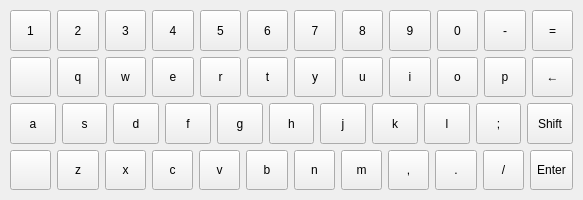
<?xml version="1.0" encoding="UTF-8"?>
<ui version="4.0">
    <class>keyPud</class>
    <widget class="QWidget" name="keyPud">
        <property name="geometry">
            <rect>
                <x>0</x>
                <y>0</y>
                <width>583</width>
                <height>200</height>
            </rect>
        </property>
        <property name="windowTitle">
            <string>Form</string>
        </property>
        <layout class="QVBoxLayout" name="verticalLayout">
            <property name="spacing">
                <number>6</number>
            </property>
            <property name="margin" stdset="0">
                <number>10</number>
            </property>
            <item>
                <layout class="QHBoxLayout" name="horizontalLayout_6">
                    <property name="topMargin">
                        <number>0</number>
                    </property>
                    <item>
                        <widget class="QToolButton" name="KEY_1">
                            <property name="sizePolicy">
                                <sizepolicy hsizetype="Expanding" vsizetype="Expanding">
                                    <horstretch>0</horstretch>
                                    <verstretch>0</verstretch>
                                </sizepolicy>
                            </property>
                            <property name="focusPolicy">
                                <enum>Qt::NoFocus</enum>
                            </property>
                            <property name="styleSheet">
                                <string notr="true" />
                            </property>
                            <property name="text">
                                <string>1</string>
                            </property>
                            <property name="buttonValue" stdset="0">
                                <char>
                                    <unicode>49</unicode>
                                </char>
                            </property>
                        </widget>
                    </item>
                    <item>
                        <widget class="QToolButton" name="KEY_2">
                            <property name="sizePolicy">
                                <sizepolicy hsizetype="Expanding" vsizetype="Expanding">
                                    <horstretch>0</horstretch>
                                    <verstretch>0</verstretch>
                                </sizepolicy>
                            </property>
                            <property name="focusPolicy">
                                <enum>Qt::NoFocus</enum>
                            </property>
                            <property name="styleSheet">
                                <string notr="true" />
                            </property>
                            <property name="text">
                                <string>2</string>
                            </property>
                            <property name="buttonValue" stdset="0">
                                <char>
                                    <unicode>50</unicode>
                                </char>
                            </property>
                        </widget>
                    </item>
                    <item>
                        <widget class="QToolButton" name="KEY_3">
                            <property name="sizePolicy">
                                <sizepolicy hsizetype="Expanding" vsizetype="Expanding">
                                    <horstretch>0</horstretch>
                                    <verstretch>0</verstretch>
                                </sizepolicy>
                            </property>
                            <property name="focusPolicy">
                                <enum>Qt::NoFocus</enum>
                            </property>
                            <property name="styleSheet">
                                <string notr="true" />
                            </property>
                            <property name="text">
                                <string>3</string>
                            </property>
                            <property name="buttonValue" stdset="0">
                                <char>
                                    <unicode>51</unicode>
                                </char>
                            </property>
                        </widget>
                    </item>
                    <item>
                        <widget class="QToolButton" name="KEY_4">
                            <property name="sizePolicy">
                                <sizepolicy hsizetype="Expanding" vsizetype="Expanding">
                                    <horstretch>0</horstretch>
                                    <verstretch>0</verstretch>
                                </sizepolicy>
                            </property>
                            <property name="focusPolicy">
                                <enum>Qt::NoFocus</enum>
                            </property>
                            <property name="styleSheet">
                                <string notr="true" />
                            </property>
                            <property name="text">
                                <string>4</string>
                            </property>
                        </widget>
                    </item>
                    <item>
                        <widget class="QToolButton" name="KEY_5">
                            <property name="sizePolicy">
                                <sizepolicy hsizetype="Expanding" vsizetype="Expanding">
                                    <horstretch>0</horstretch>
                                    <verstretch>0</verstretch>
                                </sizepolicy>
                            </property>
                            <property name="focusPolicy">
                                <enum>Qt::NoFocus</enum>
                            </property>
                            <property name="styleSheet">
                                <string notr="true" />
                            </property>
                            <property name="text">
                                <string>5</string>
                            </property>
                        </widget>
                    </item>
                    <item>
                        <widget class="QToolButton" name="KEY_6">
                            <property name="sizePolicy">
                                <sizepolicy hsizetype="Expanding" vsizetype="Expanding">
                                    <horstretch>0</horstretch>
                                    <verstretch>0</verstretch>
                                </sizepolicy>
                            </property>
                            <property name="focusPolicy">
                                <enum>Qt::NoFocus</enum>
                            </property>
                            <property name="styleSheet">
                                <string notr="true" />
                            </property>
                            <property name="text">
                                <string>6</string>
                            </property>
                        </widget>
                    </item>
                    <item>
                        <widget class="QToolButton" name="KEY_7">
                            <property name="sizePolicy">
                                <sizepolicy hsizetype="Expanding" vsizetype="Expanding">
                                    <horstretch>0</horstretch>
                                    <verstretch>0</verstretch>
                                </sizepolicy>
                            </property>
                            <property name="focusPolicy">
                                <enum>Qt::NoFocus</enum>
                            </property>
                            <property name="styleSheet">
                                <string notr="true" />
                            </property>
                            <property name="text">
                                <string>7</string>
                            </property>
                        </widget>
                    </item>
                    <item>
                        <widget class="QToolButton" name="KEY_8">
                            <property name="sizePolicy">
                                <sizepolicy hsizetype="Expanding" vsizetype="Expanding">
                                    <horstretch>0</horstretch>
                                    <verstretch>0</verstretch>
                                </sizepolicy>
                            </property>
                            <property name="focusPolicy">
                                <enum>Qt::NoFocus</enum>
                            </property>
                            <property name="styleSheet">
                                <string notr="true" />
                            </property>
                            <property name="text">
                                <string>8</string>
                            </property>
                        </widget>
                    </item>
                    <item>
                        <widget class="QToolButton" name="KEY_9">
                            <property name="sizePolicy">
                                <sizepolicy hsizetype="Expanding" vsizetype="Expanding">
                                    <horstretch>0</horstretch>
                                    <verstretch>0</verstretch>
                                </sizepolicy>
                            </property>
                            <property name="focusPolicy">
                                <enum>Qt::NoFocus</enum>
                            </property>
                            <property name="styleSheet">
                                <string notr="true" />
                            </property>
                            <property name="text">
                                <string>9</string>
                            </property>
                        </widget>
                    </item>
                    <item>
                        <widget class="QToolButton" name="KEY_0">
                            <property name="sizePolicy">
                                <sizepolicy hsizetype="Expanding" vsizetype="Expanding">
                                    <horstretch>0</horstretch>
                                    <verstretch>0</verstretch>
                                </sizepolicy>
                            </property>
                            <property name="focusPolicy">
                                <enum>Qt::NoFocus</enum>
                            </property>
                            <property name="styleSheet">
                                <string notr="true" />
                            </property>
                            <property name="text">
                                <string>0</string>
                            </property>
                        </widget>
                    </item>
                    <item>
                        <widget class="QToolButton" name="KEY_MINUS">
                            <property name="sizePolicy">
                                <sizepolicy hsizetype="Expanding" vsizetype="Expanding">
                                    <horstretch>0</horstretch>
                                    <verstretch>0</verstretch>
                                </sizepolicy>
                            </property>
                            <property name="focusPolicy">
                                <enum>Qt::NoFocus</enum>
                            </property>
                            <property name="styleSheet">
                                <string notr="true" />
                            </property>
                            <property name="text">
                                <string>-</string>
                            </property>
                        </widget>
                    </item>
                    <item>
                        <widget class="QToolButton" name="KEY_RAVNO">
                            <property name="sizePolicy">
                                <sizepolicy hsizetype="Expanding" vsizetype="Expanding">
                                    <horstretch>0</horstretch>
                                    <verstretch>0</verstretch>
                                </sizepolicy>
                            </property>
                            <property name="focusPolicy">
                                <enum>Qt::NoFocus</enum>
                            </property>
                            <property name="styleSheet">
                                <string notr="true" />
                            </property>
                            <property name="text">
                                <string>=</string>
                            </property>
                        </widget>
                    </item>
                </layout>
            </item>
            <item>
                <layout class="QHBoxLayout" name="horizontalLayout_5">
                    <property name="topMargin">
                        <number>0</number>
                    </property>
                    <item>
                        <widget class="QPushButton" name="KEY_SPACE">
                            <property name="sizePolicy">
                                <sizepolicy hsizetype="Expanding" vsizetype="Expanding">
                                    <horstretch>0</horstretch>
                                    <verstretch>0</verstretch>
                                </sizepolicy>
                            </property>
                            <property name="text">
                                <string />
                            </property>
                        </widget>
                    </item>
                    <item>
                        <widget class="QToolButton" name="KEY_Q">
                            <property name="sizePolicy">
                                <sizepolicy hsizetype="Expanding" vsizetype="Expanding">
                                    <horstretch>0</horstretch>
                                    <verstretch>0</verstretch>
                                </sizepolicy>
                            </property>
                            <property name="focusPolicy">
                                <enum>Qt::NoFocus</enum>
                            </property>
                            <property name="styleSheet">
                                <string notr="true" />
                            </property>
                            <property name="text">
                                <string>q</string>
                            </property>
                        </widget>
                    </item>
                    <item>
                        <widget class="QToolButton" name="KEY_W">
                            <property name="sizePolicy">
                                <sizepolicy hsizetype="Expanding" vsizetype="Expanding">
                                    <horstretch>0</horstretch>
                                    <verstretch>0</verstretch>
                                </sizepolicy>
                            </property>
                            <property name="focusPolicy">
                                <enum>Qt::NoFocus</enum>
                            </property>
                            <property name="styleSheet">
                                <string notr="true" />
                            </property>
                            <property name="text">
                                <string>w</string>
                            </property>
                        </widget>
                    </item>
                    <item>
                        <widget class="QToolButton" name="KEY_E">
                            <property name="sizePolicy">
                                <sizepolicy hsizetype="Expanding" vsizetype="Expanding">
                                    <horstretch>0</horstretch>
                                    <verstretch>0</verstretch>
                                </sizepolicy>
                            </property>
                            <property name="focusPolicy">
                                <enum>Qt::NoFocus</enum>
                            </property>
                            <property name="styleSheet">
                                <string notr="true" />
                            </property>
                            <property name="text">
                                <string>e</string>
                            </property>
                        </widget>
                    </item>
                    <item>
                        <widget class="QToolButton" name="KEY_R">
                            <property name="sizePolicy">
                                <sizepolicy hsizetype="Expanding" vsizetype="Expanding">
                                    <horstretch>0</horstretch>
                                    <verstretch>0</verstretch>
                                </sizepolicy>
                            </property>
                            <property name="focusPolicy">
                                <enum>Qt::NoFocus</enum>
                            </property>
                            <property name="styleSheet">
                                <string notr="true" />
                            </property>
                            <property name="text">
                                <string>r</string>
                            </property>
                        </widget>
                    </item>
                    <item>
                        <widget class="QToolButton" name="KEY_T">
                            <property name="sizePolicy">
                                <sizepolicy hsizetype="Expanding" vsizetype="Expanding">
                                    <horstretch>0</horstretch>
                                    <verstretch>0</verstretch>
                                </sizepolicy>
                            </property>
                            <property name="focusPolicy">
                                <enum>Qt::NoFocus</enum>
                            </property>
                            <property name="styleSheet">
                                <string notr="true" />
                            </property>
                            <property name="text">
                                <string>t</string>
                            </property>
                        </widget>
                    </item>
                    <item>
                        <widget class="QToolButton" name="KEY_Y">
                            <property name="sizePolicy">
                                <sizepolicy hsizetype="Expanding" vsizetype="Expanding">
                                    <horstretch>0</horstretch>
                                    <verstretch>0</verstretch>
                                </sizepolicy>
                            </property>
                            <property name="focusPolicy">
                                <enum>Qt::NoFocus</enum>
                            </property>
                            <property name="styleSheet">
                                <string notr="true" />
                            </property>
                            <property name="text">
                                <string>y</string>
                            </property>
                        </widget>
                    </item>
                    <item>
                        <widget class="QToolButton" name="KEY_U">
                            <property name="sizePolicy">
                                <sizepolicy hsizetype="Expanding" vsizetype="Expanding">
                                    <horstretch>0</horstretch>
                                    <verstretch>0</verstretch>
                                </sizepolicy>
                            </property>
                            <property name="focusPolicy">
                                <enum>Qt::NoFocus</enum>
                            </property>
                            <property name="styleSheet">
                                <string notr="true" />
                            </property>
                            <property name="text">
                                <string>u</string>
                            </property>
                        </widget>
                    </item>
                    <item>
                        <widget class="QToolButton" name="KEY_I">
                            <property name="sizePolicy">
                                <sizepolicy hsizetype="Expanding" vsizetype="Expanding">
                                    <horstretch>0</horstretch>
                                    <verstretch>0</verstretch>
                                </sizepolicy>
                            </property>
                            <property name="focusPolicy">
                                <enum>Qt::NoFocus</enum>
                            </property>
                            <property name="styleSheet">
                                <string notr="true" />
                            </property>
                            <property name="text">
                                <string>i</string>
                            </property>
                        </widget>
                    </item>
                    <item>
                        <widget class="QToolButton" name="KEY_O">
                            <property name="sizePolicy">
                                <sizepolicy hsizetype="Expanding" vsizetype="Expanding">
                                    <horstretch>0</horstretch>
                                    <verstretch>0</verstretch>
                                </sizepolicy>
                            </property>
                            <property name="focusPolicy">
                                <enum>Qt::NoFocus</enum>
                            </property>
                            <property name="styleSheet">
                                <string notr="true" />
                            </property>
                            <property name="text">
                                <string>o</string>
                            </property>
                        </widget>
                    </item>
                    <item>
                        <widget class="QToolButton" name="KEY_P">
                            <property name="sizePolicy">
                                <sizepolicy hsizetype="Expanding" vsizetype="Expanding">
                                    <horstretch>0</horstretch>
                                    <verstretch>0</verstretch>
                                </sizepolicy>
                            </property>
                            <property name="focusPolicy">
                                <enum>Qt::NoFocus</enum>
                            </property>
                            <property name="styleSheet">
                                <string notr="true" />
                            </property>
                            <property name="text">
                                <string>p</string>
                            </property>
                        </widget>
                    </item>
                    <item>
                        <widget class="QToolButton" name="KEY_BACKSPACE">
                            <property name="sizePolicy">
                                <sizepolicy hsizetype="Expanding" vsizetype="Expanding">
                                    <horstretch>0</horstretch>
                                    <verstretch>0</verstretch>
                                </sizepolicy>
                            </property>
                            <property name="focusPolicy">
                                <enum>Qt::NoFocus</enum>
                            </property>
                            <property name="styleSheet">
                                <string notr="true" />
                            </property>
                            <property name="text">
                                <string>←</string>
                            </property>
                        </widget>
                    </item>
                </layout>
            </item>
            <item>
                <layout class="QHBoxLayout" name="horizontalLayout_4">
                    <property name="topMargin">
                        <number>0</number>
                    </property>
                    <item>
                        <widget class="QToolButton" name="KEY_A">
                            <property name="sizePolicy">
                                <sizepolicy hsizetype="Expanding" vsizetype="Expanding">
                                    <horstretch>0</horstretch>
                                    <verstretch>0</verstretch>
                                </sizepolicy>
                            </property>
                            <property name="focusPolicy">
                                <enum>Qt::NoFocus</enum>
                            </property>
                            <property name="styleSheet">
                                <string notr="true" />
                            </property>
                            <property name="text">
                                <string>a</string>
                            </property>
                        </widget>
                    </item>
                    <item>
                        <widget class="QToolButton" name="KEY_S">
                            <property name="sizePolicy">
                                <sizepolicy hsizetype="Expanding" vsizetype="Expanding">
                                    <horstretch>0</horstretch>
                                    <verstretch>0</verstretch>
                                </sizepolicy>
                            </property>
                            <property name="focusPolicy">
                                <enum>Qt::NoFocus</enum>
                            </property>
                            <property name="styleSheet">
                                <string notr="true" />
                            </property>
                            <property name="text">
                                <string>s</string>
                            </property>
                        </widget>
                    </item>
                    <item>
                        <widget class="QToolButton" name="KEY_D">
                            <property name="sizePolicy">
                                <sizepolicy hsizetype="Expanding" vsizetype="Expanding">
                                    <horstretch>0</horstretch>
                                    <verstretch>0</verstretch>
                                </sizepolicy>
                            </property>
                            <property name="focusPolicy">
                                <enum>Qt::NoFocus</enum>
                            </property>
                            <property name="styleSheet">
                                <string notr="true" />
                            </property>
                            <property name="text">
                                <string>d</string>
                            </property>
                        </widget>
                    </item>
                    <item>
                        <widget class="QToolButton" name="KEY_F">
                            <property name="sizePolicy">
                                <sizepolicy hsizetype="Expanding" vsizetype="Expanding">
                                    <horstretch>0</horstretch>
                                    <verstretch>0</verstretch>
                                </sizepolicy>
                            </property>
                            <property name="focusPolicy">
                                <enum>Qt::NoFocus</enum>
                            </property>
                            <property name="styleSheet">
                                <string notr="true" />
                            </property>
                            <property name="text">
                                <string>f</string>
                            </property>
                        </widget>
                    </item>
                    <item>
                        <widget class="QToolButton" name="KEY_G">
                            <property name="sizePolicy">
                                <sizepolicy hsizetype="Expanding" vsizetype="Expanding">
                                    <horstretch>0</horstretch>
                                    <verstretch>0</verstretch>
                                </sizepolicy>
                            </property>
                            <property name="focusPolicy">
                                <enum>Qt::NoFocus</enum>
                            </property>
                            <property name="styleSheet">
                                <string notr="true" />
                            </property>
                            <property name="text">
                                <string>g</string>
                            </property>
                        </widget>
                    </item>
                    <item>
                        <widget class="QToolButton" name="KEY_H">
                            <property name="sizePolicy">
                                <sizepolicy hsizetype="Expanding" vsizetype="Expanding">
                                    <horstretch>0</horstretch>
                                    <verstretch>0</verstretch>
                                </sizepolicy>
                            </property>
                            <property name="focusPolicy">
                                <enum>Qt::NoFocus</enum>
                            </property>
                            <property name="styleSheet">
                                <string notr="true" />
                            </property>
                            <property name="text">
                                <string>h</string>
                            </property>
                        </widget>
                    </item>
                    <item>
                        <widget class="QToolButton" name="KEY_J">
                            <property name="sizePolicy">
                                <sizepolicy hsizetype="Expanding" vsizetype="Expanding">
                                    <horstretch>0</horstretch>
                                    <verstretch>0</verstretch>
                                </sizepolicy>
                            </property>
                            <property name="focusPolicy">
                                <enum>Qt::NoFocus</enum>
                            </property>
                            <property name="styleSheet">
                                <string notr="true" />
                            </property>
                            <property name="text">
                                <string>j</string>
                            </property>
                        </widget>
                    </item>
                    <item>
                        <widget class="QToolButton" name="KEY_K">
                            <property name="sizePolicy">
                                <sizepolicy hsizetype="Expanding" vsizetype="Expanding">
                                    <horstretch>0</horstretch>
                                    <verstretch>0</verstretch>
                                </sizepolicy>
                            </property>
                            <property name="focusPolicy">
                                <enum>Qt::NoFocus</enum>
                            </property>
                            <property name="styleSheet">
                                <string notr="true" />
                            </property>
                            <property name="text">
                                <string>k</string>
                            </property>
                        </widget>
                    </item>
                    <item>
                        <widget class="QToolButton" name="KEY_L">
                            <property name="sizePolicy">
                                <sizepolicy hsizetype="Expanding" vsizetype="Expanding">
                                    <horstretch>0</horstretch>
                                    <verstretch>0</verstretch>
                                </sizepolicy>
                            </property>
                            <property name="focusPolicy">
                                <enum>Qt::NoFocus</enum>
                            </property>
                            <property name="styleSheet">
                                <string notr="true" />
                            </property>
                            <property name="text">
                                <string>l</string>
                            </property>
                        </widget>
                    </item>
                    <item>
                        <widget class="QToolButton" name="KEY_SEMICOLON">
                            <property name="sizePolicy">
                                <sizepolicy hsizetype="Expanding" vsizetype="Expanding">
                                    <horstretch>0</horstretch>
                                    <verstretch>0</verstretch>
                                </sizepolicy>
                            </property>
                            <property name="focusPolicy">
                                <enum>Qt::NoFocus</enum>
                            </property>
                            <property name="styleSheet">
                                <string notr="true" />
                            </property>
                            <property name="text">
                                <string>;</string>
                            </property>
                        </widget>
                    </item>
                    <item>
                        <widget class="QToolButton" name="KEY_SHIFT">
                            <property name="sizePolicy">
                                <sizepolicy hsizetype="Expanding" vsizetype="Expanding">
                                    <horstretch>0</horstretch>
                                    <verstretch>0</verstretch>
                                </sizepolicy>
                            </property>
                            <property name="focusPolicy">
                                <enum>Qt::NoFocus</enum>
                            </property>
                            <property name="styleSheet">
                                <string notr="true" />
                            </property>
                            <property name="text">
                                <string>Shift</string>
                            </property>
                        </widget>
                    </item>
                </layout>
            </item>
            <item>
                <layout class="QHBoxLayout" name="horizontalLayout_2">
                    <property name="topMargin">
                        <number>0</number>
                    </property>
                    <item>
                        <widget class="QPushButton" name="KEY_SPACE_2">
                            <property name="sizePolicy">
                                <sizepolicy hsizetype="Expanding" vsizetype="Expanding">
                                    <horstretch>0</horstretch>
                                    <verstretch>0</verstretch>
                                </sizepolicy>
                            </property>
                            <property name="text">
                                <string />
                            </property>
                        </widget>
                    </item>
                    <item>
                        <widget class="QToolButton" name="KEY_Z">
                            <property name="sizePolicy">
                                <sizepolicy hsizetype="Expanding" vsizetype="Expanding">
                                    <horstretch>0</horstretch>
                                    <verstretch>0</verstretch>
                                </sizepolicy>
                            </property>
                            <property name="focusPolicy">
                                <enum>Qt::NoFocus</enum>
                            </property>
                            <property name="styleSheet">
                                <string notr="true" />
                            </property>
                            <property name="text">
                                <string>z</string>
                            </property>
                        </widget>
                    </item>
                    <item>
                        <widget class="QToolButton" name="KEY_X">
                            <property name="sizePolicy">
                                <sizepolicy hsizetype="Expanding" vsizetype="Expanding">
                                    <horstretch>0</horstretch>
                                    <verstretch>0</verstretch>
                                </sizepolicy>
                            </property>
                            <property name="focusPolicy">
                                <enum>Qt::NoFocus</enum>
                            </property>
                            <property name="styleSheet">
                                <string notr="true" />
                            </property>
                            <property name="text">
                                <string>x</string>
                            </property>
                        </widget>
                    </item>
                    <item>
                        <widget class="QToolButton" name="KEY_C">
                            <property name="sizePolicy">
                                <sizepolicy hsizetype="Expanding" vsizetype="Expanding">
                                    <horstretch>0</horstretch>
                                    <verstretch>0</verstretch>
                                </sizepolicy>
                            </property>
                            <property name="focusPolicy">
                                <enum>Qt::NoFocus</enum>
                            </property>
                            <property name="styleSheet">
                                <string notr="true" />
                            </property>
                            <property name="text">
                                <string>c</string>
                            </property>
                        </widget>
                    </item>
                    <item>
                        <widget class="QToolButton" name="KEY_V">
                            <property name="sizePolicy">
                                <sizepolicy hsizetype="Expanding" vsizetype="Expanding">
                                    <horstretch>0</horstretch>
                                    <verstretch>0</verstretch>
                                </sizepolicy>
                            </property>
                            <property name="focusPolicy">
                                <enum>Qt::NoFocus</enum>
                            </property>
                            <property name="styleSheet">
                                <string notr="true" />
                            </property>
                            <property name="text">
                                <string>v</string>
                            </property>
                        </widget>
                    </item>
                    <item>
                        <widget class="QToolButton" name="KEY_B">
                            <property name="sizePolicy">
                                <sizepolicy hsizetype="Expanding" vsizetype="Expanding">
                                    <horstretch>0</horstretch>
                                    <verstretch>0</verstretch>
                                </sizepolicy>
                            </property>
                            <property name="focusPolicy">
                                <enum>Qt::NoFocus</enum>
                            </property>
                            <property name="styleSheet">
                                <string notr="true" />
                            </property>
                            <property name="text">
                                <string>b</string>
                            </property>
                        </widget>
                    </item>
                    <item>
                        <widget class="QToolButton" name="KEY_N">
                            <property name="sizePolicy">
                                <sizepolicy hsizetype="Expanding" vsizetype="Expanding">
                                    <horstretch>0</horstretch>
                                    <verstretch>0</verstretch>
                                </sizepolicy>
                            </property>
                            <property name="focusPolicy">
                                <enum>Qt::NoFocus</enum>
                            </property>
                            <property name="styleSheet">
                                <string notr="true" />
                            </property>
                            <property name="text">
                                <string>n</string>
                            </property>
                        </widget>
                    </item>
                    <item>
                        <widget class="QToolButton" name="KEY_M">
                            <property name="sizePolicy">
                                <sizepolicy hsizetype="Expanding" vsizetype="Expanding">
                                    <horstretch>0</horstretch>
                                    <verstretch>0</verstretch>
                                </sizepolicy>
                            </property>
                            <property name="focusPolicy">
                                <enum>Qt::NoFocus</enum>
                            </property>
                            <property name="styleSheet">
                                <string notr="true" />
                            </property>
                            <property name="text">
                                <string>m</string>
                            </property>
                        </widget>
                    </item>
                    <item>
                        <widget class="QToolButton" name="KEY_COMMA">
                            <property name="sizePolicy">
                                <sizepolicy hsizetype="Expanding" vsizetype="Expanding">
                                    <horstretch>0</horstretch>
                                    <verstretch>0</verstretch>
                                </sizepolicy>
                            </property>
                            <property name="focusPolicy">
                                <enum>Qt::NoFocus</enum>
                            </property>
                            <property name="styleSheet">
                                <string notr="true" />
                            </property>
                            <property name="text">
                                <string>,</string>
                            </property>
                        </widget>
                    </item>
                    <item>
                        <widget class="QToolButton" name="KEY_PERIOD">
                            <property name="sizePolicy">
                                <sizepolicy hsizetype="Expanding" vsizetype="Expanding">
                                    <horstretch>0</horstretch>
                                    <verstretch>0</verstretch>
                                </sizepolicy>
                            </property>
                            <property name="focusPolicy">
                                <enum>Qt::NoFocus</enum>
                            </property>
                            <property name="styleSheet">
                                <string notr="true" />
                            </property>
                            <property name="text">
                                <string>.</string>
                            </property>
                        </widget>
                    </item>
                    <item>
                        <widget class="QToolButton" name="KEY_SLASH">
                            <property name="sizePolicy">
                                <sizepolicy hsizetype="Expanding" vsizetype="Expanding">
                                    <horstretch>0</horstretch>
                                    <verstretch>0</verstretch>
                                </sizepolicy>
                            </property>
                            <property name="focusPolicy">
                                <enum>Qt::NoFocus</enum>
                            </property>
                            <property name="styleSheet">
                                <string notr="true" />
                            </property>
                            <property name="text">
                                <string>/</string>
                            </property>
                        </widget>
                    </item>
                    <item>
                        <widget class="QToolButton" name="KEY_ENTER">
                            <property name="sizePolicy">
                                <sizepolicy hsizetype="Expanding" vsizetype="Expanding">
                                    <horstretch>0</horstretch>
                                    <verstretch>0</verstretch>
                                </sizepolicy>
                            </property>
                            <property name="focusPolicy">
                                <enum>Qt::NoFocus</enum>
                            </property>
                            <property name="styleSheet">
                                <string notr="true" />
                            </property>
                            <property name="text">
                                <string>Enter</string>
                            </property>
                        </widget>
                    </item>
                </layout>
            </item>
        </layout>
    </widget>
    <resources />
    <connections />
</ui>
